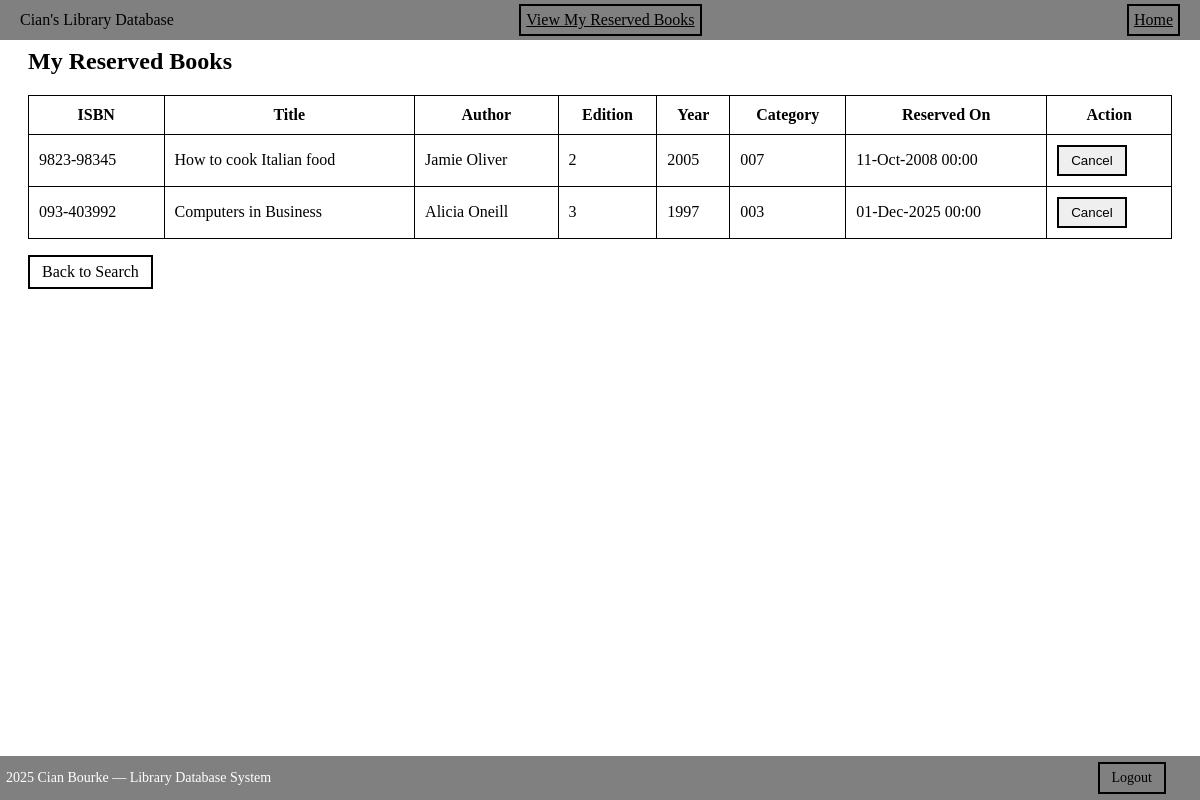
/Reserve.php (signed in), run on the app's committed database.
### tables this page shows
CREATE TABLE `reservedbooks` (
  `reservationID` int(11) NOT NULL,
  `Username` varchar(50) DEFAULT NULL,
  `ISBN` varchar(13) DEFAULT NULL,
  `reservation_date` date DEFAULT curdate()
);

CREATE TABLE `books` (
  `ISBN` varchar(13) NOT NULL,
  `BookTitle` varchar(200) NOT NULL,
  `Author` varchar(100) DEFAULT NULL,
  `Edition` varchar(100) DEFAULT NULL,
  `Book_Year` int(11) DEFAULT NULL,
  `CategoryID` varchar(10) DEFAULT NULL,
  `reserved` char(1) DEFAULT 'N'
);

### Reserve.php (the view, shortened to what this page needs)
<?php
include 'Header.php';
$mysqli = new mysqli("localhost", "root", "", "assignmentproject");
$username = $_SESSION['username'];
$reserved = $mysqli->query("
    SELECT b.ISBN, b.BookTitle, b.Author, b.Edition, b.Book_Year, b.CategoryID, r.reservation_date
    FROM reservedbooks r
    JOIN books b ON r.ISBN = b.ISBN
    WHERE r.username = '$username'
");
?>
<!DOCTYPE html>
<html>
<head>
</head>
<body>
<h2>My Reserved Books</h2>
<?php if ($reserved && $reserved->num_rows > 0): ?>
    <table>
        <tr>
            <th>ISBN</th>
            <th>Title</th>
            <th>Author</th>
            <th>Edition</th>
            <th>Year</th>
            <th>Category</th>
            <th>Reserved On</th>
            <th>Action</th>
        </tr>
        <?php while ($row = $reserved->fetch_assoc()): ?>
            <tr>
                <td><?php echo htmlspecialchars($row['ISBN']); ?></td>
                <td><?php echo htmlspecialchars($row['BookTitle']); ?></td>
                <td><?php echo htmlspecialchars($row['Author']); ?></td>
                <td><?php echo htmlspecialchars($row['Edition']); ?></td>
                <td><?php echo htmlspecialchars($row['Book_Year']); ?></td>
                <td><?php echo htmlspecialchars($row['CategoryID']); ?></td>
                <td><?php echo date("d-M-Y H:i", strtotime($row['reservation_date'])); ?></td>
                <td>
                    <form method="post" action="Reserve.php" style="display:inline;">
                        <button type="submit" class="btn">Cancel</button>
                    </form>
                </td>
            </tr>
        <?php endwhile; ?>
    </table>
<?php else: ?>
    <p>You have not reserved any books yet.</p>
<?php endif; ?>
<p><a href="Search.php" class="btn">Back to Search</a></p>
</body>
</html>
<?php include 'Footer.php'; ?>

### Reserve.php (style rules this page uses)
body { background-color: white; padding: 20px; }
table { width: 100%; border-collapse: collapse; background: white; }
th, td { padding: 10px; border: 1px solid black; }
th { background: white; }
.btn { padding: 6px 12px; color: white; cursor: pointer; text-decoration: none; border: 2px solid black; display: inline-block; color: black; }

### data on the page
reservedbooks: ISBN.ISBN "9823-98345", ISBN.BookTitle "How to cook Italian food", ISBN.Author "Jamie Oliver", ISBN.Edition "2", ISBN.Book_Year "2005", ISBN.CategoryID "007", reservation_date "11-Oct-2008 00:00"
reservedbooks: ISBN.ISBN "093-403992", ISBN.BookTitle "Computers in Business", ISBN.Author "Alicia Oneill", ISBN.Edition "3", ISBN.Book_Year "1997", ISBN.CategoryID "003", reservation_date "01-Dec-2025 00:00"
